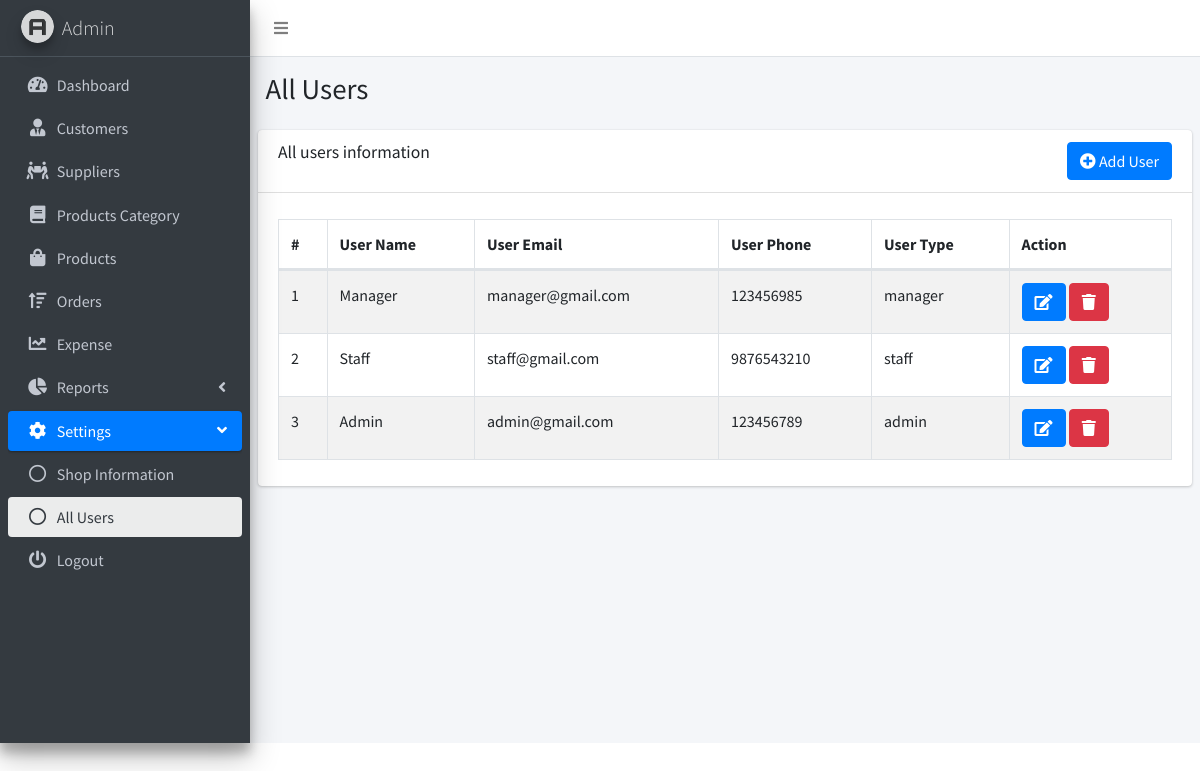
Screenshot of /all_users.php (signed in) with the database file from the repository.
### tables this page shows
CREATE TABLE `users` (
  `id` int(11) NOT NULL,
  `name` varchar(255) NOT NULL,
  `cell` varchar(255) NOT NULL,
  `email` varchar(255) NOT NULL,
  `password` varchar(255) NOT NULL,
  `user_type` varchar(255) NOT NULL
);

### all_users.php (the view, shortened to what this page needs)
<!DOCTYPE html>
<html lang="en">
<head>
    <link rel="stylesheet" href="dist/css/preloader.css">
    <link rel="stylesheet" href="plugins/fontawesome-free/css/all.min.css">
    <link rel="stylesheet" href="https://code.ionicframework.com/ionicons/2.0.1/css/ionicons.min.css">
    <link rel="stylesheet" href="plugins/datatables-bs4/css/dataTables.bootstrap4.min.css">
    <link rel="stylesheet" href="plugins/datatables-responsive/css/responsive.bootstrap4.min.css">
    <link rel="stylesheet" href="dist/css/buttons.dataTables.min.css">
    <link rel="stylesheet" href="dist/css/adminlte.min.css">
</head>
<body class="hold-transition sidebar-mini">
<div class="wrapper">
    <nav class="main-header navbar navbar-expand navbar-white navbar-light">
        <ul class="navbar-nav">
            <li class="nav-item">
                <a class="nav-link" data-widget="pushmenu" href="#" role="button"><i class="fas fa-bars"></i></a>
            </li>
        </ul>
    </nav>
    <aside class="main-sidebar sidebar-dark-primary elevation-4">
        <a href="#" class="brand-link">
            <img src="dist/img/AdminLTELogo.png"
                 alt="AdminLTE Logo"
                 class="brand-image img-circle elevation-3"
                 style="opacity: .8">
            <span class="brand-text font-weight-light">Admin</span>
        </a>
        <div class="sidebar">
            <nav class="mt-2">
                <ul class="nav nav-pills nav-sidebar flex-column" data-widget="treeview" role="menu"
                    data-accordion="false">
                    <li class="nav-item">
                        <a href="dashboard.php" class="nav-link">
                            <i class="nav-icon fas fa-tachometer-alt"></i>
                            <p>
                                Dashboard
                            </p>
                        </a>
                    </li>
                    <li class="nav-item">
                        <a href="customers.php" class="nav-link">
                            <i class="nav-icon fas fa-user-tie"></i>
                            <p>
                                Customers
                            </p>
                        </a>
                    </li>
                    <li class="nav-item">
                        <a href="suppliers.php" class="nav-link">
                            <i class="nav-icon fas fa-people-carry"></i>
                            <p>
                                Suppliers
                            </p>
                        </a>
                    </li>
                    <li class="nav-item">
                        <a href="category.php" class="nav-link">
                            <i class="nav-icon fas fa-book"></i>
                            <p>
                                Products Category
                            </p>
                        </a>
                    </li>
                    <li class="nav-item">
                        <a href="products.php" class="nav-link">
                            <i class="nav-icon fas fa-shopping-bag"></i>
                            <p>
                                Products
                            </p>
                        </a>
                    </li>
                    <li class="nav-item">
                        <a href="orders.php" class="nav-link">
                            <i class="nav-icon fas fa-sort-amount-up"></i>
                            <p>
                                Orders
                            </p>
                        </a>
                    </li>
                    <li class="nav-item">
                        <a href="expense.php" class="nav-link">
                            <i class="nav-icon fas fa-chart-line"></i>
                            <p>
                                Expense
                            </p>
                        </a>
                    </li>
                    <li class="nav-item">
                        <a href="#" class="nav-link">
                            <i class="nav-icon fas fa-chart-pie"></i>
                            <p>
                                Reports
                                <i class="right fas fa-angle-left"></i>
                            </p>
                        </a>
                    </li>
                    <li class="nav-item has-treeview menu-open">
                        <a href="products.php" class="nav-link active">
                            <i class="nav-icon fas fa-cog"></i>
                            <p>
                                Settings
                                <i class="right fas fa-angle-left"></i>
                            </p>
                        </a>
                        <ul class="nav nav-treeview">
                            <li class="nav-item">
                                <a href="shop_information.php" class="nav-link">
                                    <i class="far fa-circle nav-icon"></i>
                                    <p>Shop Information</p>
                                </a>
                            </li>
                            <li class="nav-item">
                                <a href="all_users.php" class="nav-link active">
                                    <i class="far fa-circle nav-icon"></i>
                                    <p>All Users</p>
                                </a>
                            </li>
                        </ul>
                    </li>
                    <li class="nav-item">
                        <a href="logout.php" class="nav-link">
                            <i class="nav-icon fas fa-power-off"></i>
                            <p>
                                Logout
                            </p>
                        </a>
                    </li>
                </ul>
            </nav>
        </div>
    </aside>
    <div class="content-wrapper">
        <section class="content-header">
            <div class="container-fluid">
                <div class="row mb-2">
                    <div class="col-sm-6">
                        <h1>All Users</h1>
                    </div>
                </div>
            </div>
        </section>
        <section class="content">
            <div class="row">
                <div class="col-12">
                    <div class="card">
                        <div class="card-header">
                            <button type="button" onclick="location.href = 'add_user.php';"
                                    class="btn btn-primary float-right"><i class='fas fa-plus-circle'></i> Add User
                            </button>
                            <h3 class="card-title">All users information</h3>
                        </div>
                        <div class="card-body">
                            <table id="example1" class="table table-bordered table-striped">
                                <thead>
                                <tr>
                                    <th>#</th>
                                    <th>User Name</th>
                                    <th>User Email</th>
                                    <th>User Phone</th>
                                    <th>User Type</th>
                                    <?php
                                    $user_type = $_SESSION['user_type'];
                                    if ($user_type == 'admin') {
                                        ?>
                                        <th>Action</th>
                                        <?php
                                    }
                                    ?>
                                </tr>
                                </thead>
                                <tbody>
                                <?php
                                include('db_connect.php');
                                $sql = "SELECT * FROM users ORDER BY id DESC";
                                $result = mysqli_query($con, $sql);
                                $i = 1;
                                while ($row = mysqli_fetch_array($result)) {
                                    echo "<tr>";
                                    echo "<td>" . $i . "</td>";
                                    echo "<td>" . $row['name'] . "</td>";
                                    echo "<td>" . $row['email'] . "</td>";
                                    echo "<td>" . $row['cell'] . "</td>";
                                    echo "<td>" . $row['user_type'] . "</td>";
                                    if ($user_type == 'admin') {
                                        echo "<td><a class='btn btn-primary'  href=\"edit_users.php?id=" . $row['id'] . "\" ><i class='fas fa-edit'></i></a>  ";
                                        echo "<a class='confirmation btn btn-danger'  href=\"delete_user.php?id=" . $row['id'] . "\" ><i class='fas fa-trash'></i></a></td>";
                                    }
                                    $i++;
                                    echo "</tr> ";
                                }
                                echo " </tbody>";
                                echo " </table>";
                                ?>
                        </div>
                    </div>
                </div>
            </div>
        </section>
    </div>
</div>
</body>
</html>

### rows the page displays
users: name "Manager", email "manager@gmail.com", cell "123456985", user_type "manager"
users: name "Staff", email "staff@gmail.com", cell "9876543210", user_type "staff"
users: name "Admin", email "admin@gmail.com", cell "123456789", user_type "admin"
